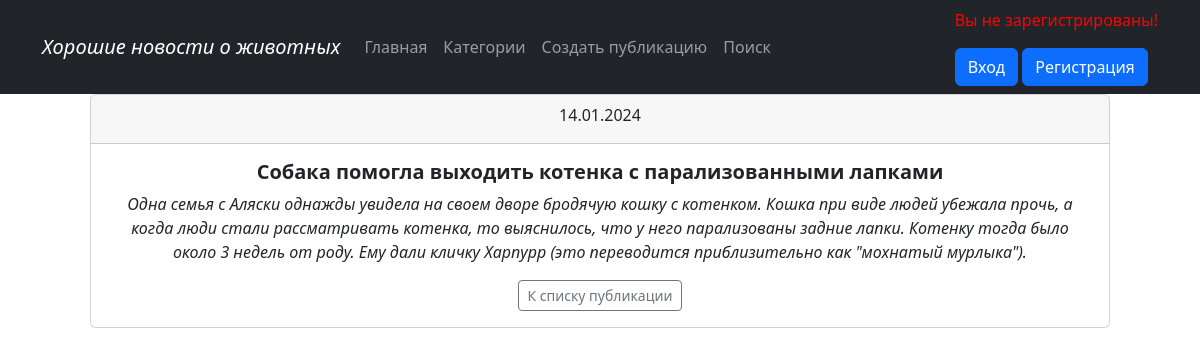
Page /news/23 on the committed database.
### news/models.py (models this page shows, shortened)
class Post(models.Model):
    author = models.ForeignKey(Author, on_delete=models.CASCADE)
    content_type = models.CharField(max_length=10, choices=[
        ('статья', 'Статья'), ('новость', 'Новость')])
    created_time = models.DateTimeField(auto_now_add=True)
    categories = models.ManyToManyField(Category, through='PostCategory',
                                        related_name='PostCategory')
    title = models.CharField(max_length=255)
    text = models.TextField()
    rating = models.IntegerField(default=0)

### news/views.py (the view)
# urls.py: path('<int:pk>', PostDetail.as_view(), name='post_full'),
class PostDetail(DetailView):
    model = Post
    template_name = 'post_full.html'
    queryset = Post.objects.all()

### news/templatetags/custom_filters.py (called while the page is built)
@register.filter()
def censor(text):
    list_words = text.split()
    censor_words = {'салюты', 'игрушки', }
    censor_text = []
    if isinstance(text, str):
        for word in list_words:
            if word.lower() in censor_words:
                word = f'{word[0]}{"*" * (len(word) - 2)}{word[-1]}'
            censor_text.append(word)
        return ' '.join(censor_text)

### templates/post_full.html (shortened to what this page needs)
{% extends 'flatpages/default.html' %}
{% load custom_filters %}
{% block content %}
<div class="container px-5">
<div class="card">
  <div class="card-header">
    {{ post.created_time | date:'d.m.Y' }}
  </div>
  <div class="card-body mx-3">
    <h5 class="card-title text-center"><b>{{ post.title|censor }}</b></h5>
    <p class="card-text"><i>{{ post.text|censor }}</i></p>
    <a href="{% url 'post_list' %}" class="btn btn-outline-secondary btn-sm">К списку публикации</a>
  </div>
</div>
  </div>{% endblock content %}

### rows in the picture
Post: created_time "14.01.2024", title|censor "Собака помогла выходить котенка с парализованными лапками", text|censor "Одна семья с Аляски однажды увидела на своем дворе бродячую кошку с котенком. Кошка при виде людей убежала прочь, а когда люди стали рассматривать котенка, то выяснилось, что у него парализованы задние лапки. Котенку тогда было около 3 недель от роду. Ему дали кличку Харпурр (это переводится приблизительно как \"мохнатый мурлыка\")."
